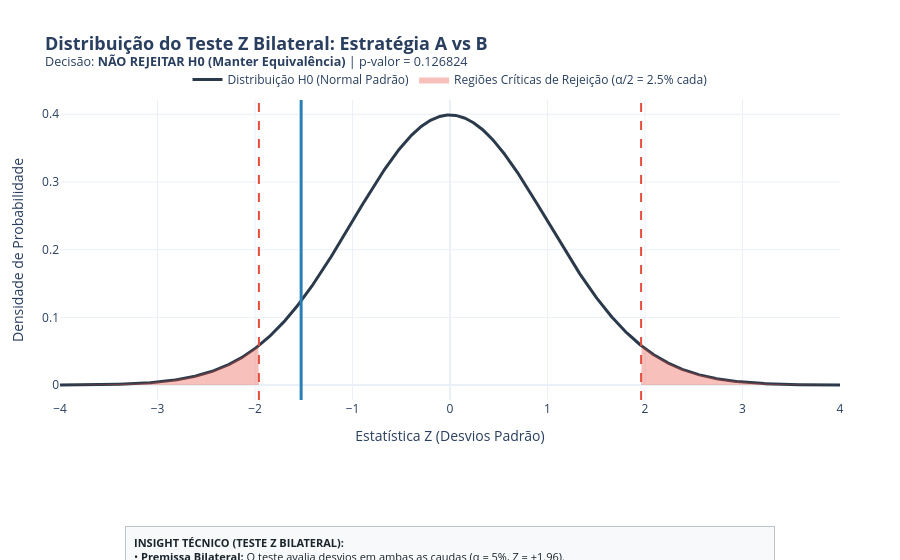

Source (notebook cell):
### Markdown cell above
# 4) Para finalizar monte o gráfico da distribuição da estatística do nosso teste Z e explique o que pode ser observado através dele.

### Code cell
z_stat, p_val_z = ztest(amostra_estrategia_A, amostra_estrategia_B)

alpha = 0.05
z_critico = 1.96
x = np.linspace(-4, 4, 1000)
y = (1 / np.sqrt(2 * np.pi)) * np.exp(-0.5 * x**2)

fig = go.Figure()

fig.add_trace(
    go.Scatter(
        x=x,
        y=y,
        mode="lines",
        name="Distribuição H0 (Normal Padrão)",
        line=dict(color="#2B3A4A", width=3),
        hovertemplate="Z: %{x:.2f}<br>Densidade: %{y:.4f}<extra></extra>",
    )
)

x_crit_sup = x[x >= z_critico]
y_crit_sup = y[x >= z_critico]
fig.add_trace(
    go.Scatter(
        x=np.concatenate([[z_critico], x_crit_sup, [4]]),
        y=np.concatenate([[0], y_crit_sup, [0]]),
        fill="tozeroy",
        fillcolor="rgba(231, 76, 60, 0.35)",
        line=dict(color="rgba(255,255,255,0)"),
        name="Regiões Críticas de Rejeição (α/2 = 2.5% cada)",
        hoverinfo="skip",
    )
)

x_crit_inf = x[x <= -z_critico]
y_crit_inf = y[x <= -z_critico]
fig.add_trace(
    go.Scatter(
        x=np.concatenate([[-4], x_crit_inf, [-z_critico]]),
        y=np.concatenate([[0], y_crit_inf, [0]]),
        fill="tozeroy",
        fillcolor="rgba(231, 76, 60, 0.35)",
        line=dict(color="rgba(255,255,255,0)"),
        showlegend=False,
        hoverinfo="skip",
    )
)

fig.add_vline(
    x=z_critico,
    line_dash="dash",
    line_color="#E74C3C",
    annotation_text=f"+{z_critico}",
    annotation_position="top right",
)
fig.add_vline(
    x=-z_critico,
    line_dash="dash",
    line_color="#E74C3C",
    annotation_text=f"-{z_critico}",
    annotation_position="top left",
)

fig.add_vline(
    x=z_stat,
    line_dash="solid",
    line_color="#27AE60" if abs(z_stat) > z_critico else "#2980B9",
    line_width=3,
    annotation_text=f"Z Observado ({z_stat:.2f})",
    annotation_position="bottom right" if z_stat >= 0 else "bottom left",
    annotation_font=dict(
        size=13, color="#27AE60" if abs(z_stat) > z_critico else "#2980B9"
    ),
)

rejeita = abs(z_stat) > z_critico
decisao_titulo = (
    "REJEITAR H0" if rejeita else "NÃO REJEITAR H0 (Manter Equivalência)"
)

texto_insight = (
    f"<b>INSIGHT TÉCNICO (TESTE Z BILATERAL):</b><br>"
    f"• <b>Premissa Bilateral:</b> O teste avalia desvios em ambas as caudas (α = 5%, Z = ±1.96).<br>"
    f"• <b>Posição do Z Observado ({z_stat:.2f}):</b> "
    + (
        f"Caiu na <b>região crítica vermelha</b> (|Z| > 1.96). A diferença é estatisticamente significante."
        if rejeita
        else f"Caiu na <b>região de aceitação</b> (|Z| ≤ 1.96). Não há diferença estatisticamente significante."
    )
)

fig.update_layout(
    title=dict(
        text=f"<b>Distribuição do Teste Z Bilateral: Estratégia A vs B</b><br><sup>Decisão: <b>{decisao_titulo}</b> | p-valor = {p_val_z:.6f}</sup>",
        font=dict(size=18),
    ),
    xaxis_title="Estatística Z (Desvios Padrão)",
    yaxis_title="Densidade de Probabilidade",
    template="plotly_white",
    hovermode="x unified",
    legend=dict(
        orientation="h",
        yanchor="bottom",
        y=1.02,
        xanchor="center",
        x=0.5,
    ),
    margin=dict(l=60, r=60, t=100, b=160),
    annotations=[
        dict(
            x=0.5,
            y=-0.42,
            xref="paper",
            yref="paper",
            text=texto_insight,
            showarrow=False,
            font=dict(size=11, color="#1A252C"),
            align="left",
            bgcolor="#F8F9FA",
            bordercolor="#BDC3C7",
            borderwidth=1,
            borderpad=8,
            xanchor="center",
            yanchor="top",
        )
    ],
)

fig.show()

### Figure 1 — Plotly figure (JSON) as saved in the notebook; plotly's stock layout.template omitted (floating-point values rounded to 4 significant figures; data arrays with more than 128 entries replaced by an {"elided": "..."} marker saying what was removed)
{"data": [{"hovertemplate": "Z: %{x:.2f}<br>Densidade: %{y:.4f}<extra></extra>", "line": {"color": "#2B3A4A", "width": 3}, "mode": "lines", "name": "Distribuição H0 (Normal Padrão)", "type": "scatter", "x": {"elided": "1000 float values"}, "y": {"elided": "1000 float values"}}, {"fill": "tozeroy", "fillcolor": "rgba(231, 76, 60, 0.35)", "hoverinfo": "skip", "line": {"color": "rgba(255,255,255,0)"}, "name": "Regiões Críticas de Rejeição (α/2 = 2.5% cada)", "type": "scatter", "x": {"elided": "257 float values"}, "y": {"elided": "257 float values"}}, {"fill": "tozeroy", "fillcolor": "rgba(231, 76, 60, 0.35)", "hoverinfo": "skip", "line": {"color": "rgba(255,255,255,0)"}, "showlegend": false, "type": "scatter", "x": {"elided": "257 float values"}, "y": {"elided": "257 float values"}}], "layout": {"annotations": [{"align": "left", "bgcolor": "#F8F9FA", "bordercolor": "#BDC3C7", "borderpad": 8, "borderwidth": 1, "font": {"color": "#1A252C", "size": 11}, "showarrow": false, "text": "<b>INSIGHT TÉCNICO (TESTE Z BILATERAL):</b><br>• <b>Premissa Bilateral:</b> O teste avalia desvios em ambas as caudas (α = 5%, Z = ±1.96).<br>• <b>Posição do Z Observado (-1.53):</b> Caiu na <b>região de aceitação</b> (|Z| ≤ 1.96). Não há diferença estatisticamente significante.", "x": 0.5, "xanchor": "center", "xref": "paper", "y": -0.42, "yanchor": "top", "yref": "paper"}, {"align": "left", "bgcolor": "#F8F9FA", "bordercolor": "#BDC3C7", "borderpad": 8, "borderwidth": 1, "font": {"color": "#1A252C", "size": 11}, "showarrow": false, "text": "<b>INSIGHT TÉCNICO (TESTE Z BILATERAL):</b><br>• <b>Premissa Bilateral:</b> O teste avalia desvios em ambas as caudas (α = 5%, Z = ±1.96).<br>• <b>Posição do Z Observado (-1.53):</b> Caiu na <b>região de aceitação</b> (|Z| ≤ 1.96). Não há diferença estatisticamente significante.", "x": 0.5, "xanchor": "center", "xref": "paper", "y": -0.42, "yanchor": "top", "yref": "paper"}, {"align": "left", "bgcolor": "#F8F9FA", "bordercolor": "#BDC3C7", "borderpad": 8, "borderwidth": 1, "font": {"color": "#1A252C", "size": 11}, "showarrow": false, "text": "<b>INSIGHT TÉCNICO (TESTE Z BILATERAL):</b><br>• <b>Premissa Bilateral:</b> O teste avalia desvios em ambas as caudas (α = 5%, Z = ±1.96).<br>• <b>Posição do Z Observado (-1.53):</b> Caiu na <b>região de aceitação</b> (|Z| ≤ 1.96). Não há diferença estatisticamente significante.", "x": 0.5, "xanchor": "center", "xref": "paper", "y": -0.42, "yanchor": "top", "yref": "paper"}], "hovermode": "x unified", "legend": {"orientation": "h", "x": 0.5, "xanchor": "center", "y": 1.02, "yanchor": "bottom"}, "margin": {"b": 160, "l": 60, "r": 60, "t": 100}, "shapes": [{"line": {"color": "#E74C3C", "dash": "dash"}, "type": "line", "x0": 1.96, "x1": 1.96, "xref": "x", "y0": 0, "y1": 1, "yref": "y domain"}, {"line": {"color": "#E74C3C", "dash": "dash"}, "type": "line", "x0": -1.96, "x1": -1.96, "xref": "x", "y0": 0, "y1": 1, "yref": "y domain"}, {"line": {"color": "#2980B9", "dash": "solid", "width": 3}, "type": "line", "x0": -1.527, "x1": -1.527, "xref": "x", "y0": 0, "y1": 1, "yref": "y domain"}], "title": {"font": {"size": 18}, "text": "<b>Distribuição do Teste Z Bilateral: Estratégia A vs B</b><br><sup>Decisão: <b>NÃO REJEITAR H0 (Manter Equivalência)</b> | p-valor = 0.126824</sup>"}, "xaxis": {"title": {"text": "Estatística Z (Desvios Padrão)"}}, "yaxis": {"title": {"text": "Densidade de Probabilidade"}}}}
